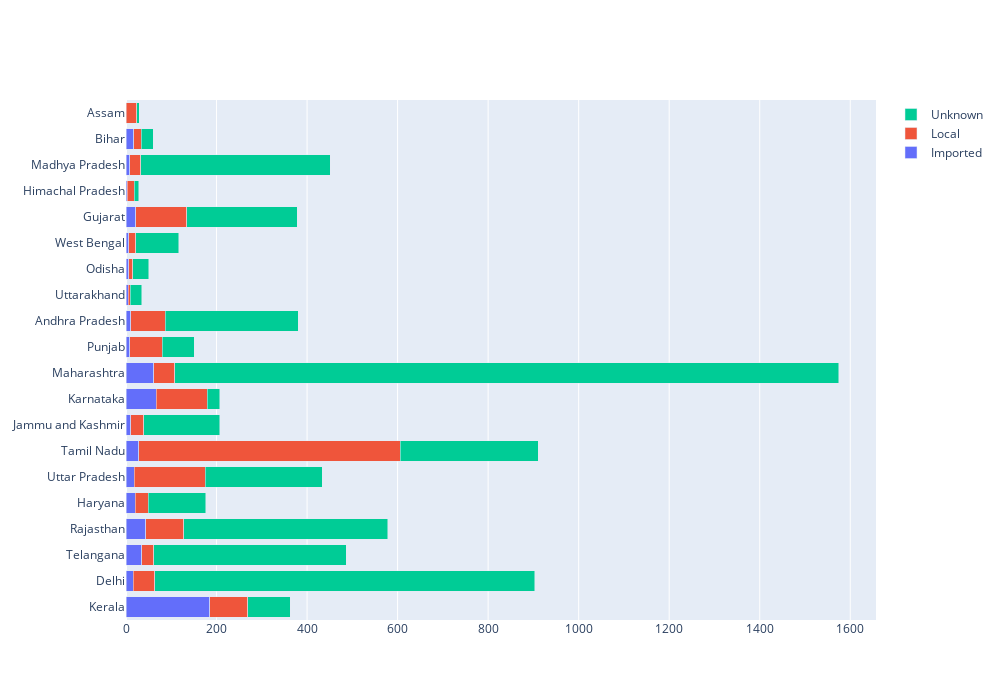

The notebook cell saved with this chart:
### Code cell
import plotly.graph_objects as go
states=data_type_of_transmission_per_state.index
fig = go.Figure(data=[
    go.Bar(name='Imported', y=states,x=data_type_of_transmission_per_state['Imported'] ,orientation='h'),
    go.Bar(name='Local', y=states, x=data_type_of_transmission_per_state['Local'] ,orientation='h'),
    go.Bar(name='Unknown', y=states,x=data_type_of_transmission_per_state['Unknown'] ,orientation='h'),
])
# Change the bar mode
fig.update_layout( width=1000,height=700,barmode='stack')
fig.show()

### Figure 1 — Plotly figure (JSON) as saved in the notebook; plotly's stock layout.template omitted (floating-point values rounded to 4 significant figures)
{"data": [{"name": "Imported", "orientation": "h", "type": "bar", "x": [185, 16, 35, 44, 20, 18, 28, 10, 67, 61, 8, 10, 5, 6, 6, 22, 3, 8, 17, 1], "y": ["Kerala", "Delhi", "Telangana", "Rajasthan", "Haryana", "Uttar Pradesh", "Tamil Nadu", "Jammu and Kashmir", "Karnataka", "Maharashtra", "Punjab", "Andhra Pradesh", "Uttarakhand", "Odisha", "West Bengal", "Gujarat", "Himachal Pradesh", "Madhya Pradesh", "Bihar", "Assam"]}, {"name": "Local", "orientation": "h", "type": "bar", "x": [84, 48, 26, 84, 29, 157, 578, 29, 113, 47, 72, 77, 4, 9, 15, 112, 15, 25, 17, 23], "y": ["Kerala", "Delhi", "Telangana", "Rajasthan", "Haryana", "Uttar Pradesh", "Tamil Nadu", "Jammu and Kashmir", "Karnataka", "Maharashtra", "Punjab", "Andhra Pradesh", "Uttarakhand", "Odisha", "West Bengal", "Gujarat", "Himachal Pradesh", "Madhya Pradesh", "Bihar", "Assam"]}, {"name": "Unknown", "orientation": "h", "type": "bar", "x": [94, 839, 426, 450, 127, 258, 305, 168, 27, 1466, 71, 294, 26, 35, 95, 244, 10, 418, 26, 5], "y": ["Kerala", "Delhi", "Telangana", "Rajasthan", "Haryana", "Uttar Pradesh", "Tamil Nadu", "Jammu and Kashmir", "Karnataka", "Maharashtra", "Punjab", "Andhra Pradesh", "Uttarakhand", "Odisha", "West Bengal", "Gujarat", "Himachal Pradesh", "Madhya Pradesh", "Bihar", "Assam"]}], "layout": {"barmode": "stack", "height": 700, "width": 1000}}
